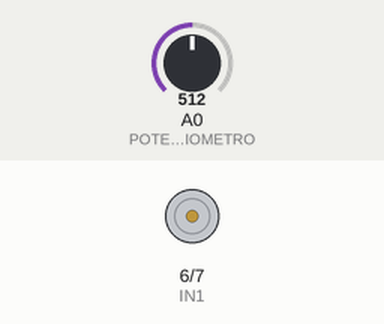
Simulated run of this sketch. Board: Arduino Uno, built with avr-gcc and run on an emulated ATmega328P. Parts: motor-driver pin pairs drawn as motors (green arrow = first pin HIGH = forward, orange = second pin HIGH = backward, longer = more drive, scaled by the enable pin). The inputs (shaded band) are chosen by the test bench; at power-on: A0 (POTENCIOMETRO) = 512. What the sketch prints to the serial monitor is not drawn.

Above: at 0.1 s.
Timing chart, 0 to 2.0 s (numbered marks = the images above):
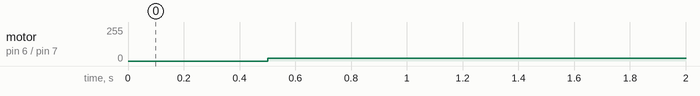

The sketch:

ponteH-e-motorDC.ino
```cpp
  #define IN1 6
  #define IN2 7
  #define ENA 5
  #define POTENCIOMETRO 0

void setup() {
  pinMode(IN1, OUTPUT);
  pinMode(IN2, OUTPUT);
  pinMode(ENA, OUTPUT);
  pinMode(POTENCIOMETRO, OUTPUT);

  Serial.begin(9600);
}

void loop() {
  int valorPotenciometro = analogRead(POTENCIOMETRO);
  float valorMapeado = map(valorPotenciometro,0,1023,0,255);
  //int velocidade = 0;
  delay(500);
  Serial.println(valorMapeado);

  digitalWrite(IN1, HIGH);
  digitalWrite(IN2, LOW);

  analogWrite(ENA, 200);
  analogWrite(ENA, 100);
  analogWrite(ENA, 20);
}
```

Measured:
- by itself, motor on pin 6 (IN1) / pin 7 (IN2): stopped → forward 20/255 at 0.50 s
